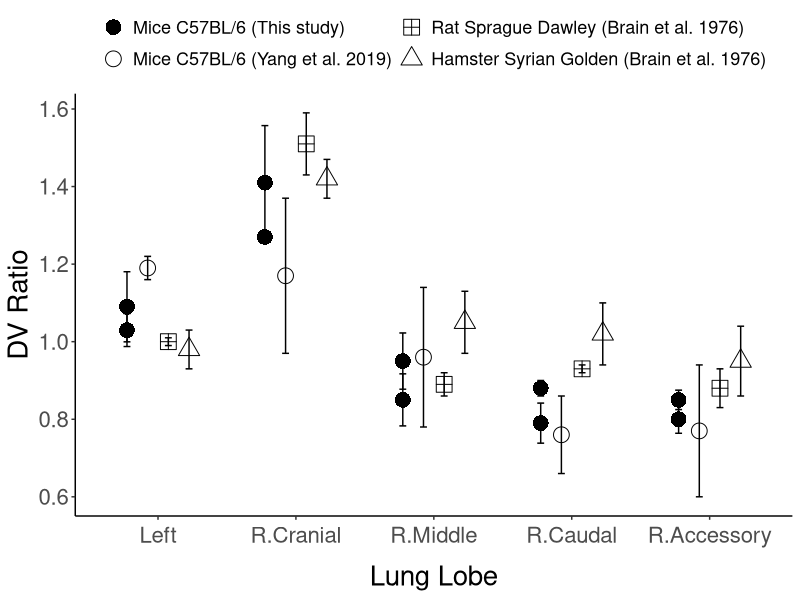

Generate this figure with R: (Note: this script raises an error after producing the figure.)
library(ggpubr)
library(ggplot2)

get_directory = function(){
  args <- commandArgs(trailingOnly = FALSE)
  file <- "--file="
  rstudio <- "RStudio"
  
  match <- grep(rstudio, args)
  if(length(match) > 0){
    return(dirname(rstudioapi::getSourceEditorContext()$path))
  }else{
    match <- grep(file, args)
    if (length(match) > 0) {
      return(dirname(normalizePath(sub(file, "", args[match]))))
    }else{
      return(dirname(normalizePath(sys.frames()[[1]]$ofile)))
    }
  }
}

wd = get_directory()
setwd(wd)

data = read.csv(file = "previous_studies_ggplot.csv")

data$LOBE = as.character(data$LOBE)
data$LOBE[data$LOBE=="left"]="Left"
data$LOBE[data$LOBE=="cranial"]="R.Cranial"
data$LOBE[data$LOBE=="middle"]="R.Middle"
data$LOBE[data$LOBE=="caudal"]="R.Caudal"
data$LOBE[data$LOBE=="accessory"]="R.Accessory"
data$LOBE = factor(data$LOBE, levels = c("Left", "R.Cranial", "R.Middle",
                                         "R.Caudal", "R.Accessory"))

data$STUDY = factor(data$STUDY, levels = c("This study", 
                                           "Brain et al. 1976", 
                                           "Yang et al. 2019"))

data$STUDY_ANIMAL = factor(data$STUDY_ANIMAL,
                           levels = c("Mice C57BL/6 (This study)",
                                      "Mice C57BL/6 (Yang et al. 2019)",
                                      "Rat Sprague Dawley (Brain et al. 1976)",
                                      "Hamster Syrian Golden (Brain et al. 1976)"))

dodge_radiance = 0.6
ggplot(data = data, aes(x = LOBE, y = DV)) + 
  # scale_colour_grey(start = 0, end = 0.8) +
  geom_point(aes(pch = STUDY_ANIMAL), 
             size = 5, position=position_dodge(dodge_radiance)) + 
  scale_shape_manual(values=c(16,1,12,2)) +
  guides(shape = guide_legend(nrow = 2)) + 
  geom_errorbar(aes(ymax = DV + SE, ymin = DV - SE,group = STUDY_ANIMAL), 
                width = 0.2,
                position=position_dodge(dodge_radiance)) +
  ylab("DV Ratio") + 
  xlab("Lung Lobe") +
  theme_classic() + 
  theme(text = element_text(size = 20, color = "black"),
        # legend.title = element_text(size = 15),
        legend.title = element_blank(),
        legend.text = element_text(size = 13),
        axis.text.x = element_text(margin = margin(5,10,10,10)),
        legend.position = "top") + 
  ggsave(filename = "fig2sub1.png", device = "png",
         width = 8, height = 6, dpi = 1200)
